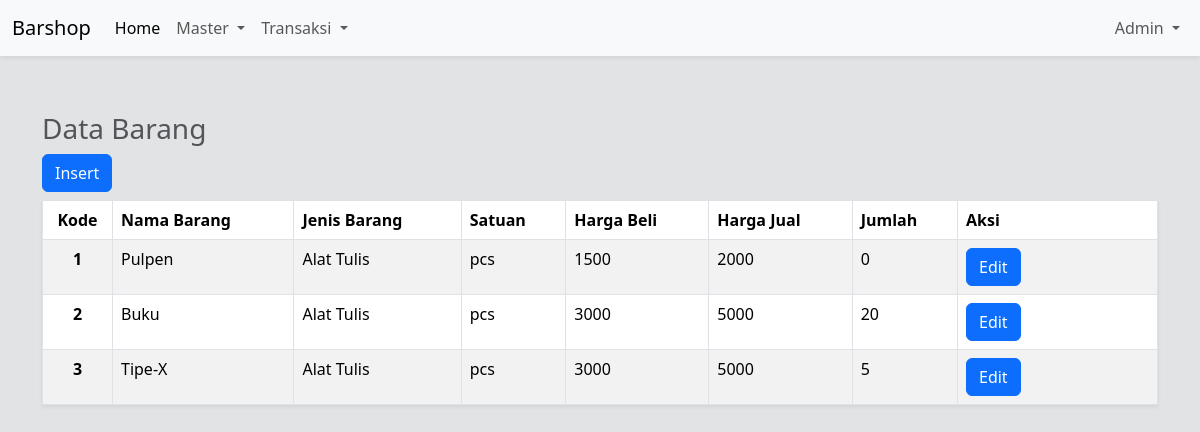
Page /admin/barang/index.php (signed in) on the committed database.
### tables this page shows
CREATE TABLE IF NOT EXISTS `barang` (
  `kode` int(5) NOT NULL AUTO_INCREMENT,
  `nama` varchar(30) NOT NULL,
  `jenis` varchar(15) NOT NULL,
  `satuan` varchar(15) NOT NULL DEFAULT 'pcs',
  `harga_beli` int(15) NOT NULL,
  `harga_jual` int(15) DEFAULT NULL,
  `jumlah` int(5) NOT NULL DEFAULT 0,
  PRIMARY KEY (`kode`) USING BTREE
);

### app/models/Database.php (called while the page is built, shortened)
<?php
class Database
{
    public function __construct()
    {
        $this->db = mysqli_connect(self::HOST, self::USERNAME, self::PASSWORD, self::DATABASE);
    }
}

### app/controllers/BarangController.php (called while the page is built, shortened)
<?php
class BarangController extends Database
{
    function getAllBarang($queryPlus = "")
    {
        $query = "SELECT * FROM barang $queryPlus";
        $result = mysqli_query($this->db, $query);
        return $result;
    }
}

### public/admin/barang/index.php (the view, shortened to what this page needs)
<?php
$barang = new BarangController();
$data = $barang->getAllBarang();
?>
<!DOCTYPE html>
<html lang="en">
<head>
</head>
<body class="bg-secondary-subtle">
    <?php require_once BASE_PATH . '/template/navbar.php' ?>
    <div class="container mt-5">
        <table class="table table-striped table-bordered shadow-sm caption-top">
            <caption>
                <h3>Data Barang</h3>
                <button type="button" class="btn btn-primary" data-bs-toggle="modal" data-bs-target="#insert">
                    Insert
                </button>
            </caption>
            <thead>
                <tr>
                    <th scope="col" class="text-center">Kode</th>
                    <th scope="col">Nama Barang</th>
                    <th scope="col">Jenis Barang</th>
                    <th scope="col">Satuan</th>
                    <th scope="col">Harga Beli</th>
                    <th scope="col">Harga Jual</th>
                    <th scope="col">Jumlah</th>
                    <th scope="col">Aksi</th>
                </tr>
            </thead>
            <tbody>
                <?php while ($brg = mysqli_fetch_assoc($data)): ?>
                    <?php if (isset($_GET['edit']) && $_GET['edit'] == $brg['kode']): ?>
                        <tr>
                            <form action="?save=<?= $brg['kode'] ?>" method="post">
                                <th scope="row"><input type="text" class="form-control text-center" value="<?= $brg['kode'] ?>" disabled></th>
                                <td><input type="text" class="form-control" name="nama" value="<?= $brg['nama'] ?>" required></td>
                                <td><input type="text" class="form-control" name="jenis" value="<?= $brg['jenis'] ?>" required></td>
                                <td><input type="text" class="form-control" name="satuan" value="<?= $brg['satuan'] ?>"></td>
                                <td><input type="number" class="form-control" name="harga_beli" value="<?= $brg['harga_beli'] ?>" required></td>
                                <td><input type="number" class="form-control" name="harga_jual" value="<?= $brg['harga_jual'] ?>"></td>
                                <td><input type="number" class="form-control" name="jumlah" value="<?= $brg['jumlah'] ?>" required></td>
                                <td>
                                    <button type="submit" class="btn btn-success">Save</button>
                                    <a href="?" class="btn btn-danger">Cancel</a>
                                </td>
                            </form>
                        </tr>
                    <?php else: ?>
                        <tr>
                            <th scope="row" class="text-center" style="width: 70px;"><?= $brg['kode'] ?></th>
                            <td><?= $brg['nama'] ?></td>
                            <td><?= $brg['jenis'] ?></td>
                            <td><?= $brg['satuan'] ?></td>
                            <td><?= $brg['harga_beli'] ?></td>
                            <td><?= $brg['harga_jual'] ?></td>
                            <td><?= $brg['jumlah'] ?></td>
                            <td style="width: 200px;">
                                <a href="?edit=<?= $brg['kode'] ?>" class="btn btn-primary">Edit</a>
                            </td>
                        </tr>
                    <?php endif ?>
                <?php endwhile ?>
            </tbody>
        </table>
    </div>
</body>
</html>

### rows in the picture
barang: kode "1", nama "Pulpen", jenis "Alat Tulis", satuan "pcs", harga_beli "1500", harga_jual "2000", jumlah "0"
barang: kode "2", nama "Buku", jenis "Alat Tulis", satuan "pcs", harga_beli "3000", harga_jual "5000", jumlah "20"
barang: kode "3", nama "Tipe-X", jenis "Alat Tulis", satuan "pcs", harga_beli "3000", harga_jual "5000", jumlah "5"

### other values in the picture
$_SESSION['username'] "Admin"
